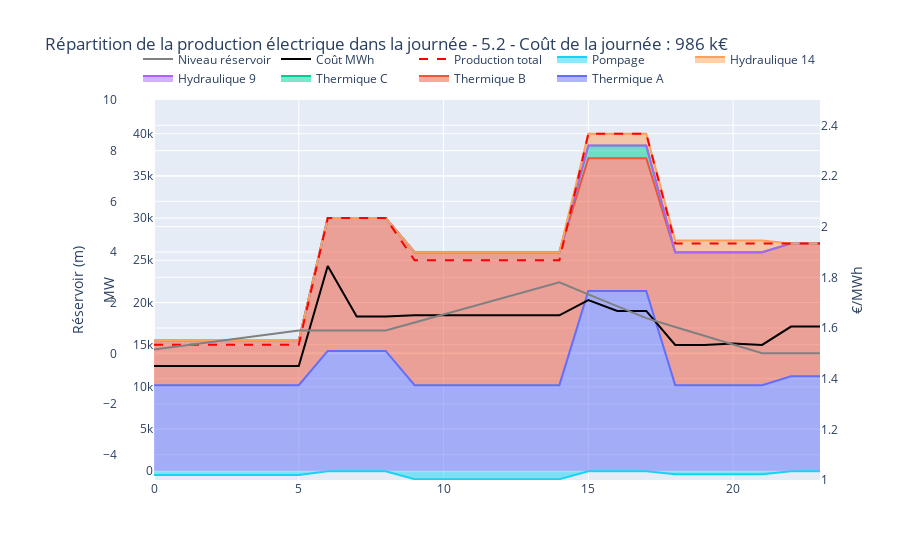

Notebook code for this chart:
### Code cell
from utils_viz import df_results52, Results_viz52
df = df_results52(dict_N,dict_P,dict_Nstart,dict_Thermique,dict_H,dict_Hstart,dict_Hydro,dict_S,debit_S,consommation)
fig = Results_viz52(df,dict_Thermique,dict_Hydro)
A = "5.2"
fig.update_layout(
    title = f"Répartition de la production électrique dans la journée - {A} - Coût de la journée : {int(np.around(model.ObjVal/1000,0))} k€"
)
fig.show()
fig.write_html(f"HTML/Répartition de la production électrique dans la journée - {A}.html")
df.to_csv(f"CSV/Résultats - {A}.csv",index=False)

### Figure 1 — Plotly figure (JSON) as saved in the notebook; plotly's stock layout.template omitted (floating-point values rounded to 4 significant figures)
{"data": [{"name": "Thermique A", "stackgroup": "one", "type": "scatter", "x": [0, 1, 2, 3, 4, 5, 6, 7, 8, 9, 10, 11, 12, 13, 14, 15, 16, 17, 18, 19, 20, 21, 22, 23], "y": [10200, 10200, 10200, 10200, 10200, 10200, 14250, 14250, 14250, 10200, 10200, 10200, 10200, 10200, 10200, 21350, 21350, 21350, 10200, 10200, 10270.0, 10200.0, 11250, 11250]}, {"name": "Thermique B", "stackgroup": "one", "type": "scatter", "x": [0, 1, 2, 3, 4, 5, 6, 7, 8, 9, 10, 11, 12, 13, 14, 15, 16, 17, 18, 19, 20, 21, 22, 23], "y": [5250, 5250, 5250, 5250, 5250, 5250, 15750, 15750, 15750, 15750, 15750, 15750, 15750, 15750, 15750, 15750, 15750, 15750, 15750, 15750, 15750, 15750, 15750, 15750]}, {"name": "Thermique C", "stackgroup": "one", "type": "scatter", "x": [0, 1, 2, 3, 4, 5, 6, 7, 8, 9, 10, 11, 12, 13, 14, 15, 16, 17, 18, 19, 20, 21, 22, 23], "y": [0, 0, 0, 0, 0, 0, 0, 0, 0, 0, 0, 0, 0, 0, 0, 1500, 1500, 1500, 0, 0, 0, 0, 0, 0]}, {"name": "Hydraulique 9", "stackgroup": "one", "type": "scatter", "x": [0, 1, 2, 3, 4, 5, 6, 7, 8, 9, 10, 11, 12, 13, 14, 15, 16, 17, 18, 19, 20, 21, 22, 23], "y": [0, 0, 0, 0, 0, 0, 0, 0, 0, 0, 0, 0, 0, 0, 0, 0, 0, 0, 0, 0, 0, 0, 0, 0]}, {"name": "Hydraulique 14", "stackgroup": "one", "type": "scatter", "x": [0, 1, 2, 3, 4, 5, 6, 7, 8, 9, 10, 11, 12, 13, 14, 15, 16, 17, 18, 19, 20, 21, 22, 23], "y": [0, 0, 0, 0, 0, 0, 0, 0, 0, 0, 0, 0, 0, 0, 0, 1400, 1400, 1400, 1400, 1400, 1400, 1400, 0, 0]}, {"name": "Pompage", "stackgroup": "two", "type": "scatter", "x": [0, 1, 2, 3, 4, 5, 6, 7, 8, 9, 10, 11, 12, 13, 14, 15, 16, 17, 18, 19, 20, 21, 22, 23], "y": [-450, -450, -450, -450, -450, -450, 0, 0, 0, -950, -950, -950, -950, -950, -950, 0, 0, 0, -350, -350, -420.0, -350.0, 0, 0]}, {"line": {"color": "red", "dash": "dash"}, "name": "Production total", "type": "scatter", "x": [0, 1, 2, 3, 4, 5, 6, 7, 8, 9, 10, 11, 12, 13, 14, 15, 16, 17, 18, 19, 20, 21, 22, 23], "y": [15000, 15000, 15000, 15000, 15000, 15000, 30000, 30000, 30000, 25000, 25000, 25000, 25000, 25000, 25000, 40000, 40000, 40000, 27000, 27000, 27000, 27000, 27000, 27000]}, {"line": {"color": "black"}, "name": "Coût MWh", "type": "scatter", "x": [0, 1, 2, 3, 4, 5, 6, 7, 8, 9, 10, 11, 12, 13, 14, 15, 16, 17, 18, 19, 20, 21, 22, 23], "y": [1.45, 1.45, 1.45, 1.45, 1.45, 1.45, 1.845, 1.645, 1.645, 1.65, 1.65, 1.65, 1.65, 1.65, 1.65, 1.71, 1.667, 1.667, 1.533, 1.533, 1.539, 1.533, 1.606, 1.606], "yaxis": "y2"}, {"line": {"color": "grey"}, "name": "Niveau réservoir", "type": "scatter", "x": [0, 1, 2, 3, 4, 5, 6, 7, 8, 9, 10, 11, 12, 13, 14, 15, 16, 17, 18, 19, 20, 21, 22, 23], "y": [0.15, 0.3, 0.45, 0.6, 0.75, 0.9, 0.9, 0.9, 0.9, 1.217, 1.533, 1.85, 2.167, 2.483, 2.8, 2.33, 1.86, 1.39, 1.037, 0.6833, 0.3533, -3.331e-16, -3.331e-16, -3.331e-16], "yaxis": "y3"}], "layout": {"hovermode": "x", "legend": {"orientation": "h", "x": 1, "xanchor": "right", "y": 1.02, "yanchor": "bottom"}, "title": {"text": "Répartition de la production électrique dans la journée - 5.2 - Coût de la journée : 986 k€"}, "xaxis": {"domain": [0.1, 1]}, "yaxis": {"range": [-1045, 44000], "title": {"text": "MW"}}, "yaxis2": {"anchor": "free", "overlaying": "y", "position": 1, "range": [1, 2.5], "side": "right", "title": {"text": "€/MWh"}}, "yaxis3": {"anchor": "free", "overlaying": "y", "position": 0.05, "range": [-5, 10], "side": "left", "title": {"text": "Réservoir (m)"}}}}
